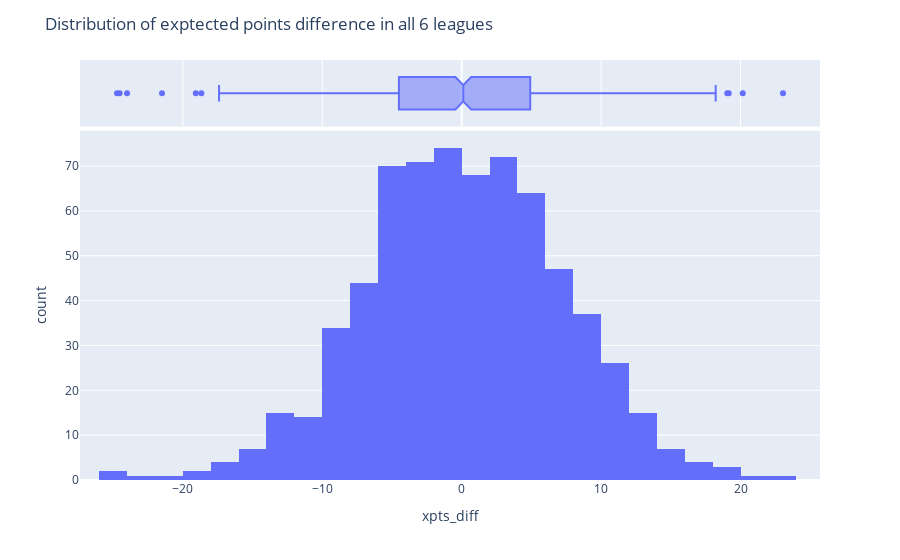

This figure's notebook cell:
### Markdown cell above
This is the same case as xG and xG_diff. To calculate xpts_diff you need to substract xpts from actual points

### Code cell
fig = px.histogram(df_understat, 'xpts_diff', marginal="box")
fig.update_layout(title_text="Distribution of exptected points difference in all 6 leagues")
fig.show()

### Figure 1 — Plotly figure (JSON) as saved in the notebook; plotly's stock layout.template omitted (floating-point values rounded to 4 significant figures; data arrays with more than 128 entries replaced by an {"elided": "..."} marker saying what was removed)
{"data": [{"alignmentgroup": "True", "bingroup": "x", "hovertemplate": "xpts_diff=%{x}<br>count=%{y}<extra></extra>", "legendgroup": "", "marker": {"color": "#636efa", "pattern": {"shape": ""}}, "name": "", "offsetgroup": "", "orientation": "v", "showlegend": false, "type": "histogram", "x": {"elided": "684 float values"}, "xaxis": "x", "yaxis": "y"}, {"alignmentgroup": "True", "hovertemplate": "xpts_diff=%{x}<extra></extra>", "legendgroup": "", "marker": {"color": "#636efa"}, "name": "", "notched": true, "offsetgroup": "", "showlegend": false, "type": "box", "x": {"elided": "684 float values"}, "xaxis": "x2", "yaxis": "y2"}], "layout": {"barmode": "relative", "legend": {"tracegroupgap": 0}, "margin": {"t": 60}, "title": {"text": "Distribution of exptected points difference in all 6 leagues"}, "xaxis": {"anchor": "y", "domain": [0, 1], "title": {"text": "xpts_diff"}}, "xaxis2": {"anchor": "y2", "domain": [0, 1], "matches": "x", "showgrid": true, "showticklabels": false}, "yaxis": {"anchor": "x", "domain": [0, 0.8316], "title": {"text": "count"}}, "yaxis2": {"anchor": "x2", "domain": [0.8416, 1], "matches": "y2", "showgrid": false, "showline": false, "showticklabels": false, "ticks": ""}}}
